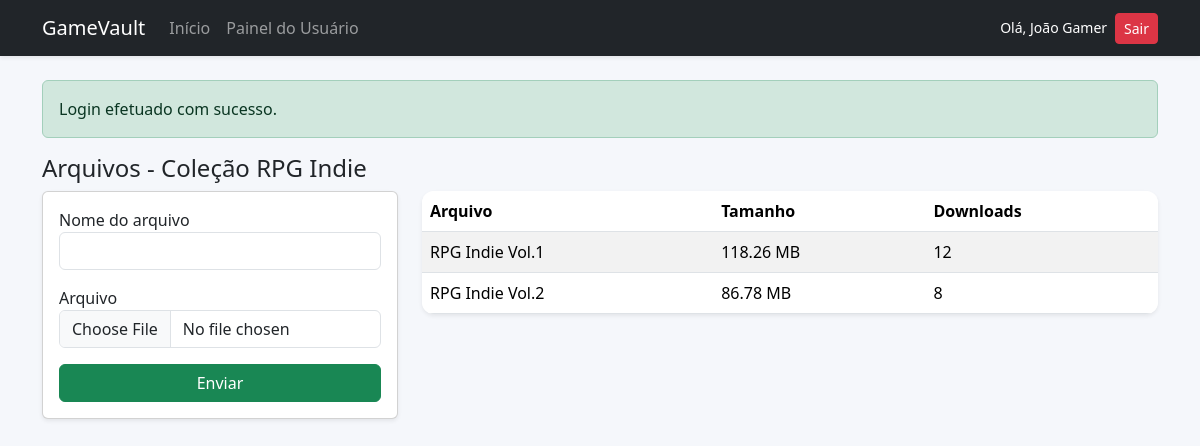
/usuario/files.php?folder_id=1 (signed in), run on the app's committed database.
### tables this page shows
CREATE TABLE pastas (
  id INT AUTO_INCREMENT PRIMARY KEY,
  usuario_id INT NOT NULL,
  categoria_id INT NULL,
  nome VARCHAR(180) NOT NULL,
  slug VARCHAR(200) NOT NULL UNIQUE,
  descricao TEXT NOT NULL,
  capa VARCHAR(255) NULL,
  status ENUM('publica','privada','desenvolvimento') NOT NULL DEFAULT 'desenvolvimento',
  senha_acesso VARCHAR(255) NULL,
  aprovado TINYINT(1) NOT NULL DEFAULT 0,
  criado_em DATETIME NOT NULL,
  atualizado_em DATETIME NULL,
  INDEX idx_pastas_status (status),
  INDEX idx_pastas_usuario (usuario_id),
  INDEX idx_pastas_categoria (categoria_id),
  CONSTRAINT fk_pastas_usuario FOREIGN KEY (usuario_id) REFERENCES usuarios(id) ON DELETE CASCADE,
  CONSTRAINT fk_pastas_categoria FOREIGN KEY (categoria_id) REFERENCES categorias(id) ON DELETE SET NULL
);

CREATE TABLE arquivos (
  id INT AUTO_INCREMENT PRIMARY KEY,
  pasta_id INT NOT NULL,
  nome VARCHAR(180) NOT NULL,
  nome_original VARCHAR(255) NOT NULL,
  caminho VARCHAR(255) NOT NULL,
  tamanho BIGINT NOT NULL,
  extensao VARCHAR(20) NOT NULL,
  downloads INT NOT NULL DEFAULT 0,
  criado_em DATETIME NOT NULL,
  INDEX idx_arquivos_pasta (pasta_id),
  INDEX idx_arquivos_extensao (extensao),
  CONSTRAINT fk_arquivos_pasta FOREIGN KEY (pasta_id) REFERENCES pastas(id) ON DELETE CASCADE
);

### classes/FolderManager.php (called while the page is built, shortened)
<?php
require_once dirname(__DIR__) . '/config/database.php';
require_once dirname(__DIR__) . '/includes/helpers.php';
class FolderManager
{
    private PDO $db;
    public function __construct()
    {
        $this->db = Database::connection();
    }
    public function findFolder(int $folderId, int $userId): ?array
    {
        $stmt = $this->db->prepare('SELECT * FROM pastas WHERE id = :id AND usuario_id = :usuario_id');
        $stmt->execute(['id' => $folderId, 'usuario_id' => $userId]);
        return $stmt->fetch() ?: null;
    }
    public function getFolderBySlug(string $slug): ?array
    {
        $stmt = $this->db->prepare('SELECT p.*, u.nome AS autor, c.nome AS categoria FROM pastas p INNER JOIN usuarios u ON u.id = p.usuario_id LEFT JOIN categorias c ON c.id = p.categoria_id WHERE p.slug = :slug LIMIT 1');
        $stmt->execute(['slug' => $slug]);
        $folder = $stmt->fetch();
        $filesStmt = $this->db->prepare('SELECT * FROM arquivos WHERE pasta_id = :pasta_id ORDER BY criado_em DESC');
        $filesStmt->execute(['pasta_id' => $folder['id']]);
        $folder['arquivos'] = $filesStmt->fetchAll();
        return $folder;
    }
}

### config/database.php (called while the page is built, shortened)
<?php
class Database
{
    private static ?PDO $connection = null;
    public static function connection(): PDO
    {
        if (self::$connection === null) {
            $dsn = 'mysql:host=' . DB_HOST . ';dbname=' . DB_NAME . ';charset=utf8mb4';
            self::$connection = new PDO($dsn, DB_USER, DB_PASS, [
                PDO::ATTR_ERRMODE => PDO::ERRMODE_EXCEPTION,
                PDO::ATTR_DEFAULT_FETCH_MODE => PDO::FETCH_ASSOC,
                PDO::ATTR_EMULATE_PREPARES => false,
            ]);
        }
        return self::$connection;
    }
}

### includes/helpers.php (called while the page is built, shortened)
<?php
function e(string $value): string
{
    return htmlspecialchars($value, ENT_QUOTES, 'UTF-8');
}
function formatBytes(int $bytes): string
{
    $units = ['B', 'KB', 'MB', 'GB'];
    $power = $bytes > 0 ? floor(log($bytes, 1024)) : 0;
    return number_format($bytes / (1024 ** $power), 2) . ' ' . $units[(int)$power];
}

### usuario/files.php (the view, shortened to what this page needs)
<?php
require_once __DIR__ . '/../includes/helpers.php';
require_once __DIR__ . '/../classes/FolderManager.php';
$manager = new FolderManager();
$folderId = (int) ($_GET['folder_id'] ?? 0);
$folder = $manager->findFolder($folderId, (int) $_SESSION['user']['id']);
$fullFolder = $manager->getFolderBySlug($folder['slug']);
include __DIR__ . '/../includes/header.php';
?>
<h1 class="h4">Arquivos - <?= e($folder['nome']) ?></h1>
<div class="row g-4">
  <div class="col-md-4">
    <div class="card shadow-sm"><div class="card-body">
      <form method="POST" enctype="multipart/form-data">
        <div class="mb-3"><label>Nome do arquivo</label><input class="form-control" name="nome" required></div>
        <div class="mb-3"><label>Arquivo</label><input class="form-control" type="file" name="arquivo" required></div>
        <button class="btn btn-success w-100">Enviar</button>
      </form>
    </div></div>
  </div>
  <div class="col-md-8">
    <div class="table-responsive bg-white shadow-sm">
      <table class="table table-striped mb-0"><thead><tr><th>Arquivo</th><th>Tamanho</th><th>Downloads</th></tr></thead><tbody>
      <?php foreach ($fullFolder['arquivos'] as $a): ?>
      <tr><td><?= e($a['nome']) ?></td><td><?= e(formatBytes((int)$a['tamanho'])) ?></td><td><?= (int)$a['downloads'] ?></td></tr>
      <?php endforeach; ?>
      </tbody></table>
    </div>
  </div>
</div>
<?php include __DIR__ . '/../includes/footer.php'; ?>

### public/assets/css/style.css (style rules this page uses)
body { background: #f5f7fb; }
.table-responsive { border-radius: 12px; overflow: hidden; }

### data on the page
pastas: nome "Coleção RPG Indie"
arquivos: nome "RPG Indie Vol.1", tamanho "118.26 MB", downloads "12"
arquivos: nome "RPG Indie Vol.2", tamanho "86.78 MB", downloads "8"

### other printed values
$_SESSION['user']['nome'] "João Gamer"
$message['message'] "Login efetuado com sucesso."
